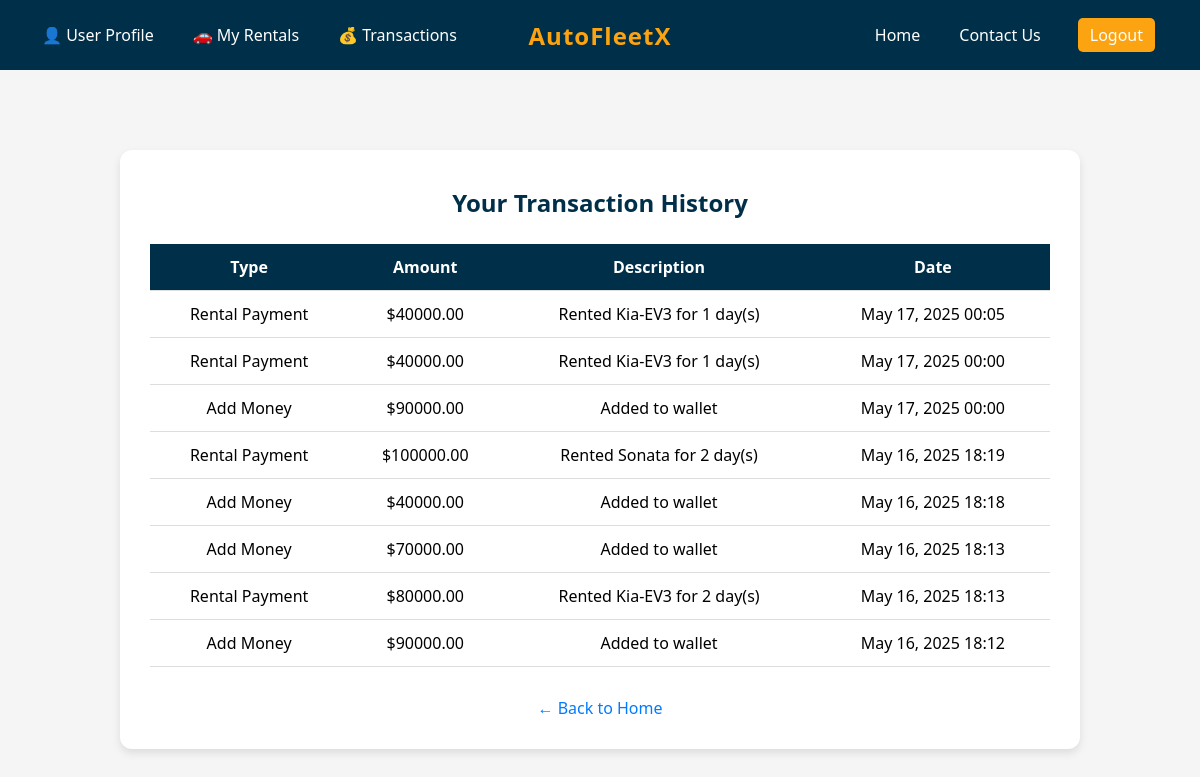
Before: /transactions/ (signed in) with the older database file.
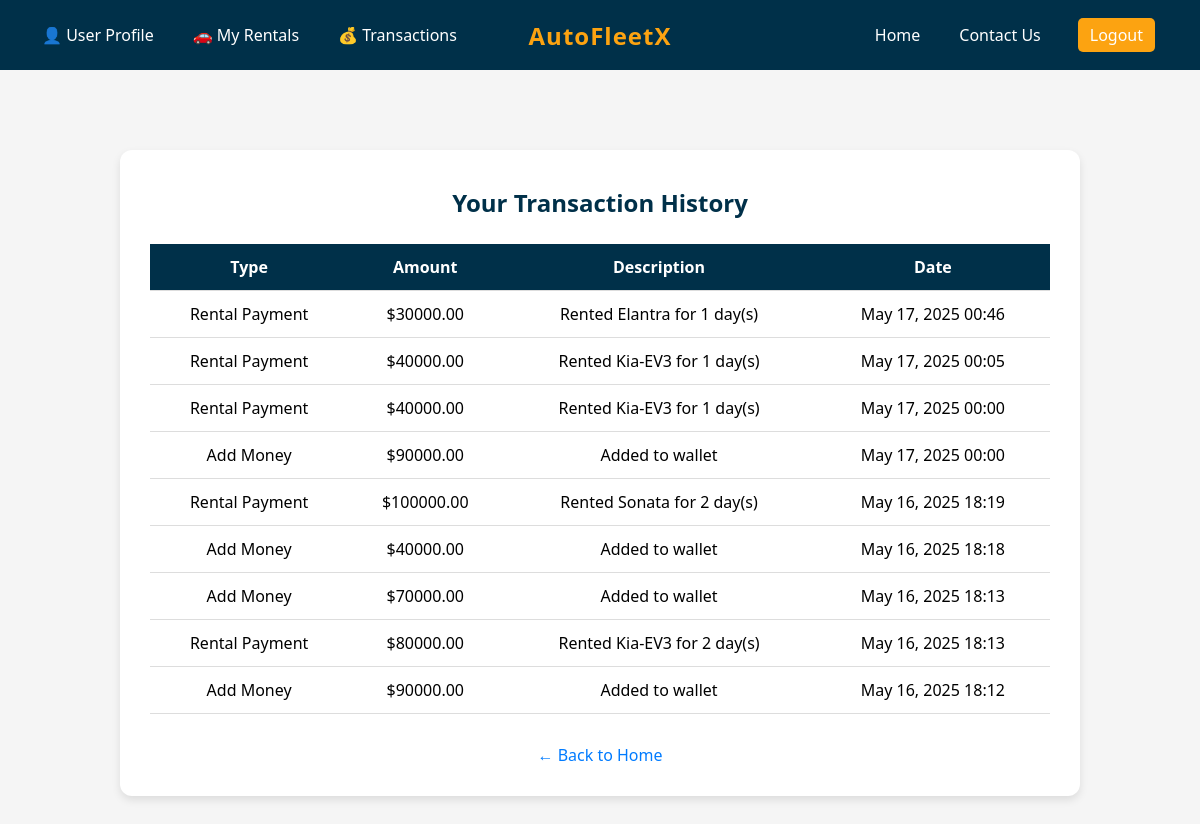
After: the same page with the newer database file.
### main_app/models.py (models this page shows, shortened)
class TimeStampedModel(models.Model):
    created_at = models.DateTimeField(auto_now_add=True)
    class Meta:
        abstract = True

class Transaction(TimeStampedModel):
    TRANSACTION_TYPES = (
        ('ADD', 'Add Money'),
        ('PAYMENT', 'Rental Payment'),
    )
    user = models.ForeignKey(CustomUser, on_delete=models.CASCADE, related_name='transactions')
    amount = models.DecimalField(max_digits=10, decimal_places=2)
    transaction_type = models.CharField(max_length=10, choices=TRANSACTION_TYPES)
    description = models.CharField(max_length=255, blank=True, null=True)

### main_app/views.py (the view)
# urls.py: path('transactions/', views.transaction_history, name='transaction_history'),
@login_required
def transaction_history(request):
    transactions = Transaction.objects.filter(user=request.user).order_by('-created_at') # this minus sign before "created_at" will sort the transactions in descending order
    return render(request, 'main_app/transaction_history.html', {'transactions': transactions})

### main_app/templates/main_app/transaction_history.html (shortened to what this page needs)
{% extends 'base.html' %}
{% block content %}
<!DOCTYPE html>
<html lang="en">
<head>
</head>
<body>
<div class="history-container">
    <h2>Your Transaction History</h2>
    {% if transactions %}
    <table class="transaction-table">
        <thead>
            <tr>
                <th>Type</th>
                <th>Amount</th>
                <th>Description</th>
                <th>Date</th>
            </tr>
        </thead>
        <tbody>
            {% for tx in transactions %}
            <tr>
                <td>{{ tx.get_transaction_type_display }}</td>
                <td>${{ tx.amount }}</td>
                <td>{{ tx.description }}</td>
                <td>{{ tx.created_at|date:"M d, Y H:i" }}</td>
            </tr>
            {% endfor %}
        </tbody>
    </table>
    {% else %}
        <p class="no-transactions">You have no transaction history yet.</p>
    {% endif %}
    <div style="text-align: center; margin-top: 30px;">
        <a href="{% url 'home' %}" style="color: #007BFF; text-decoration: none;">&larr; Back to Home</a>
    </div>
</div>
</body>
</html>
{% endblock %}

Changed rows visible on the page:
added Transaction: transaction_type "Rental Payment", amount "30000.00", description "Rented Elantra for 1 day(s)", created_at "May 17, 2025 00:46"
